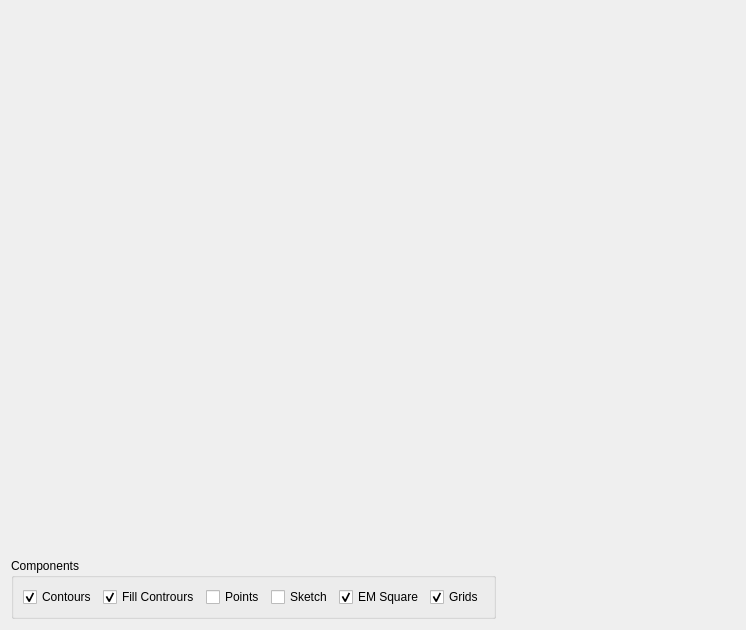
<?xml version="1.0" encoding="UTF-8"?>
<ui version="4.0">
 <class>QXOutlineDialog</class>
 <widget class="QDialog" name="QXOutlineDialog">
  <property name="geometry">
   <rect>
    <x>0</x>
    <y>0</y>
    <width>746</width>
    <height>630</height>
   </rect>
  </property>
  <property name="windowTitle">
   <string>Dialog</string>
  </property>
  <layout class="QGridLayout" name="gridLayout">
   <item row="0" column="0" colspan="2">
    <widget class="QXOutlineWidget" name="widget" native="true">
     <property name="sizePolicy">
      <sizepolicy hsizetype="Expanding" vsizetype="Expanding">
       <horstretch>0</horstretch>
       <verstretch>0</verstretch>
      </sizepolicy>
     </property>
    </widget>
   </item>
   <item row="1" column="0">
    <widget class="QGroupBox" name="groupBox">
     <property name="title">
      <string>Components</string>
     </property>
     <layout class="QHBoxLayout" name="horizontalLayout">
      <item>
       <widget class="QCheckBox" name="contoursCheckBox">
        <property name="text">
         <string>Contours</string>
        </property>
        <property name="checked">
         <bool>true</bool>
        </property>
       </widget>
      </item>
      <item>
       <widget class="QCheckBox" name="fillCheckBox">
        <property name="text">
         <string>Fill Contrours</string>
        </property>
        <property name="checked">
         <bool>true</bool>
        </property>
       </widget>
      </item>
      <item>
       <widget class="QCheckBox" name="pointsCheckBox">
        <property name="text">
         <string>Points</string>
        </property>
       </widget>
      </item>
      <item>
       <widget class="QCheckBox" name="sketchCheckBox">
        <property name="text">
         <string>Sketch</string>
        </property>
       </widget>
      </item>
      <item>
       <widget class="QCheckBox" name="emSquareCheckBox">
        <property name="text">
         <string>EM Square</string>
        </property>
        <property name="checked">
         <bool>true</bool>
        </property>
       </widget>
      </item>
      <item>
       <widget class="QCheckBox" name="gridsCheckBox">
        <property name="text">
         <string>Grids</string>
        </property>
        <property name="checked">
         <bool>true</bool>
        </property>
       </widget>
      </item>
     </layout>
    </widget>
   </item>
   <item row="1" column="1">
    <spacer name="horizontalSpacer">
     <property name="orientation">
      <enum>Qt::Horizontal</enum>
     </property>
     <property name="sizeHint" stdset="0">
      <size>
       <width>241</width>
       <height>20</height>
      </size>
     </property>
    </spacer>
   </item>
  </layout>
 </widget>
 <customwidgets>
  <customwidget>
   <class>QXOutlineWidget</class>
   <extends>QWidget</extends>
   <header>QXOutlineWidget.h</header>
   <container>1</container>
  </customwidget>
 </customwidgets>
 <resources/>
 <connections/>
</ui>
